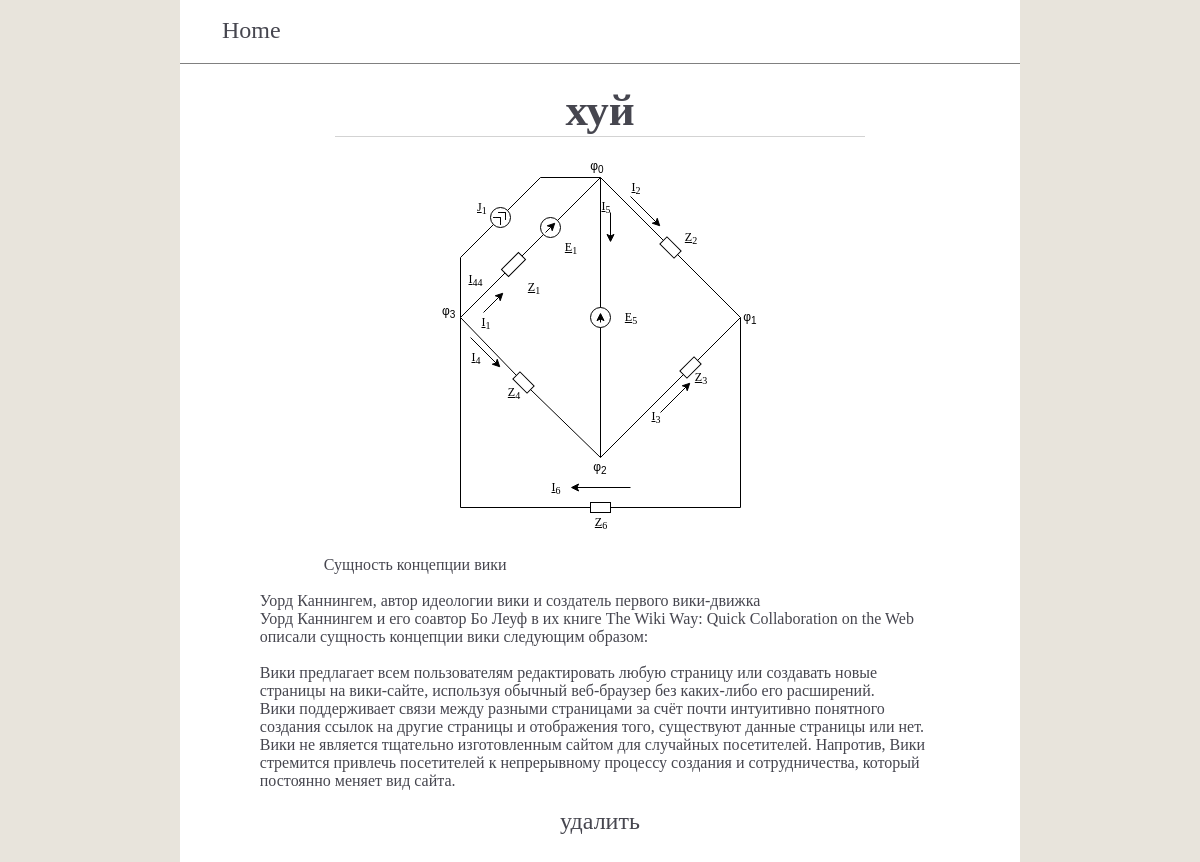
The page /post_2 on the database its author committed.
### app/models.py (models this page shows, shortened)
class Post(db.Model):
    id = db.Column(db.Integer, primary_key=True)
    user_id = db.Column(db.Integer, db.ForeignKey("user.id"))
    title = db.Column(db.String(256), index=True)
    body = db.Column(db.String(1000))

### app/views.py (the view)
@app.route("/post_<id>")
def post(id):
    return render_template("index/post.html", post=Post.query.filter_by(id=id).first_or_404())

### app/templates/index/post.html (shortened to what this page needs)
{% extends "base.html" %}
{% block css  %}
    <link rel="stylesheet" type="text/css" href="{{ url_for("static", filename="css/index/index.css") }}">
    <link rel="stylesheet" type="text/css" href="{{ url_for("static", filename="css/index/post.css") }}">
{% endblock %}
{% block content %}
    <div class="post_wrapper">
        <div class="post">
            <div class="title">
                <h2>{{ post.title }}</h2>
            </div>
            <img src="/static/img/{{ post.id }}/img.jpeg">
            <div class="body">
                {{ post.body }}
            </div>
            <a href="{{ url_for("remove_post", id=post.id ) }}">удалить</a>
        </div>
    </div>
{% endblock %}

### app/static/css/base.css (style rules this page uses)
* { padding: 0; margin: 0; }
body { background: #E8E4DC; color: #46464F; }
a, a:visited { font-size: 1.5em; text-decoration: none; color: #46464F; }

### app/static/css/index/index.css (style rules this page uses)
img { max-width: 90%; max-height: : 100px; min-height: 150px; }
.post_wrapper { width: 90%; margin-right: auto; margin-left: auto; text-align: center; }
.post { margin-bottom: 30px; font-size: 16px; }
.title { width: 70%; margin-right: auto; margin-left: auto; margin-bottom: 10px; font-size: 30px; font-weight: bold; border-bottom: 1px solid lightgray; }
.body { max-width: 90%; margin-right: auto; margin-left: auto; }

### app/static/css/index/post.css (style rules this page uses)
.body { text-align: left; white-space: pre-wrap; }

### rows shown on the page
Post: title "хуй", body "Сущность концепции вики Уорд Каннингем, автор идеологии вики и создатель первого вики-движка Уорд Каннингем и его соавтор Бо Леуф в их книге The Wiki Way: Quick Collaboration on the Web описали сущность концепции вики следующим образом: Вики предлагает всем пользователям редактировать любую страницу или создавать новые страницы на вики-сайте, используя обычный веб-браузер без каких-либо его расширений. Вики поддерживает связи между разными страницами за счёт почти интуитивно понятного создания ссылок на другие страницы и отображения того, существуют данные страницы или нет. Вики не является тщательно изготовленным сайтом для случайных посетителей. Напротив, Вики стремится привлечь…"
